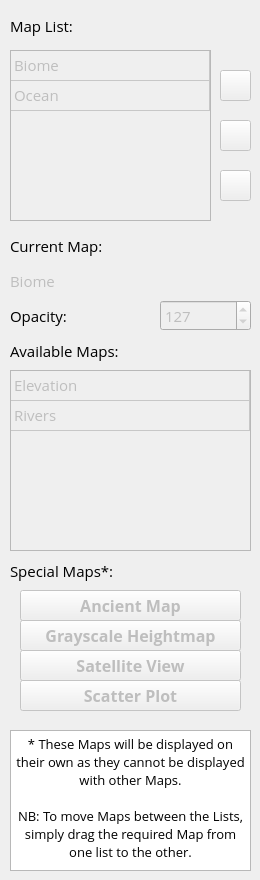
          <widget class="QWidget" name="tabWidgetPage1">
           <attribute name="title">
            <string>Maps</string>
           </attribute>
           <widget class="QPushButton" name="btnUp">
            <property name="enabled">
             <bool>false</bool>
            </property>
            <property name="geometry">
             <rect>
              <x>220</x>
              <y>70</y>
              <width>31</width>
              <height>31</height>
             </rect>
            </property>
            <property name="toolTip">
             <string>Move Map Up</string>
            </property>
            <property name="text">
             <string/>
            </property>
            <property name="icon">
             <iconset>
              <normaloff>Images/up.png</normaloff>Images/up.png</iconset>
            </property>
           </widget>
           <widget class="QTableWidget" name="tblAvailable">
            <property name="enabled">
             <bool>false</bool>
            </property>
            <property name="geometry">
             <rect>
              <x>10</x>
              <y>370</y>
              <width>241</width>
              <height>181</height>
             </rect>
            </property>
            <property name="font">
             <font>
              <family>Open Sans</family>
              <pointsize>11</pointsize>
              <weight>50</weight>
              <bold>false</bold>
             </font>
            </property>
            <property name="editTriggers">
             <set>QAbstractItemView::NoEditTriggers</set>
            </property>
            <property name="tabKeyNavigation">
             <bool>false</bool>
            </property>
            <property name="showDropIndicator" stdset="0">
             <bool>true</bool>
            </property>
            <property name="dragEnabled">
             <bool>true</bool>
            </property>
            <property name="dragDropOverwriteMode">
             <bool>false</bool>
            </property>
            <property name="dragDropMode">
             <enum>QAbstractItemView::DragDrop</enum>
            </property>
            <property name="defaultDropAction">
             <enum>Qt::MoveAction</enum>
            </property>
            <property name="alternatingRowColors">
             <bool>false</bool>
            </property>
            <property name="selectionMode">
             <enum>QAbstractItemView::SingleSelection</enum>
            </property>
            <property name="selectionBehavior">
             <enum>QAbstractItemView::SelectRows</enum>
            </property>
            <property name="iconSize">
             <size>
              <width>32</width>
              <height>32</height>
             </size>
            </property>
            <property name="cornerButtonEnabled">
             <bool>false</bool>
            </property>
            <property name="rowCount">
             <number>2</number>
            </property>
            <property name="columnCount">
             <number>1</number>
            </property>
            <attribute name="horizontalHeaderVisible">
             <bool>false</bool>
            </attribute>
            <attribute name="horizontalHeaderHighlightSections">
             <bool>false</bool>
            </attribute>
            <attribute name="horizontalHeaderStretchLastSection">
             <bool>true</bool>
            </attribute>
            <attribute name="verticalHeaderVisible">
             <bool>false</bool>
            </attribute>
            <attribute name="verticalHeaderHighlightSections">
             <bool>false</bool>
            </attribute>
            <row>
             <property name="text">
              <string>1</string>
             </property>
            </row>
            <row/>
            <column>
             <property name="text">
              <string>New Column</string>
             </property>
            </column>
            <item row="0" column="0">
             <property name="text">
              <string>Elevation</string>
             </property>
            </item>
            <item row="1" column="0">
             <property name="text">
              <string>Rivers</string>
             </property>
            </item>
           </widget>
           <widget class="QLabel" name="label_7">
            <property name="geometry">
             <rect>
              <x>10</x>
              <y>560</y>
              <width>131</width>
              <height>21</height>
             </rect>
            </property>
            <property name="font">
             <font>
              <family>Open Sans</family>
              <pointsize>11</pointsize>
              <weight>50</weight>
              <bold>false</bold>
             </font>
            </property>
            <property name="text">
             <string>Special Maps*:</string>
            </property>
           </widget>
           <widget class="QPushButton" name="btnGH">
            <property name="enabled">
             <bool>false</bool>
            </property>
            <property name="geometry">
             <rect>
              <x>20</x>
              <y>620</y>
              <width>221</width>
              <height>31</height>
             </rect>
            </property>
            <property name="font">
             <font>
              <family>Open Sans</family>
              <pointsize>12</pointsize>
              <weight>75</weight>
              <bold>true</bold>
             </font>
            </property>
            <property name="toolTip">
             <string>Display Grayscale Heightmap</string>
            </property>
            <property name="text">
             <string>Grayscale Heightmap</string>
            </property>
           </widget>
           <widget class="QLabel" name="label_5">
            <property name="geometry">
             <rect>
              <x>10</x>
              <y>300</y>
              <width>71</width>
              <height>31</height>
             </rect>
            </property>
            <property name="font">
             <font>
              <family>Open Sans</family>
              <pointsize>11</pointsize>
              <weight>50</weight>
              <bold>false</bold>
             </font>
            </property>
            <property name="text">
             <string>Opacity:</string>
            </property>
           </widget>
           <widget class="QSpinBox" name="spnOpacity">
            <property name="enabled">
             <bool>false</bool>
            </property>
            <property name="geometry">
             <rect>
              <x>160</x>
              <y>300</y>
              <width>91</width>
              <height>31</height>
             </rect>
            </property>
            <property name="font">
             <font>
              <family>Open Sans</family>
              <pointsize>11</pointsize>
              <weight>50</weight>
              <bold>false</bold>
             </font>
            </property>
            <property name="minimum">
             <number>1</number>
            </property>
            <property name="maximum">
             <number>255</number>
            </property>
            <property name="value">
             <number>127</number>
            </property>
           </widget>
           <widget class="QPushButton" name="btnSP">
            <property name="enabled">
             <bool>false</bool>
            </property>
            <property name="geometry">
             <rect>
              <x>20</x>
              <y>680</y>
              <width>221</width>
              <height>31</height>
             </rect>
            </property>
            <property name="font">
             <font>
              <family>Open Sans</family>
              <pointsize>12</pointsize>
              <weight>75</weight>
              <bold>true</bold>
             </font>
            </property>
            <property name="toolTip">
             <string>Display Scatter Plot</string>
            </property>
            <property name="text">
             <string>Scatter Plot</string>
            </property>
           </widget>
           <widget class="QTableWidget" name="tblMapList">
            <property name="enabled">
             <bool>false</bool>
            </property>
            <property name="geometry">
             <rect>
              <x>10</x>
              <y>50</y>
              <width>201</width>
              <height>171</height>
             </rect>
            </property>
            <property name="font">
             <font>
              <family>Open Sans</family>
              <pointsize>11</pointsize>
              <weight>50</weight>
              <bold>false</bold>
             </font>
            </property>
            <property name="editTriggers">
             <set>QAbstractItemView::NoEditTriggers</set>
            </property>
            <property name="tabKeyNavigation">
             <bool>false</bool>
            </property>
            <property name="showDropIndicator" stdset="0">
             <bool>true</bool>
            </property>
            <property name="dragEnabled">
             <bool>true</bool>
            </property>
            <property name="dragDropOverwriteMode">
             <bool>false</bool>
            </property>
            <property name="dragDropMode">
             <enum>QAbstractItemView::DragDrop</enum>
            </property>
            <property name="defaultDropAction">
             <enum>Qt::MoveAction</enum>
            </property>
            <property name="selectionMode">
             <enum>QAbstractItemView::SingleSelection</enum>
            </property>
            <property name="selectionBehavior">
             <enum>QAbstractItemView::SelectRows</enum>
            </property>
            <property name="iconSize">
             <size>
              <width>32</width>
              <height>32</height>
             </size>
            </property>
            <property name="wordWrap">
             <bool>false</bool>
            </property>
            <property name="cornerButtonEnabled">
             <bool>false</bool>
            </property>
            <attribute name="horizontalHeaderVisible">
             <bool>false</bool>
            </attribute>
            <attribute name="horizontalHeaderHighlightSections">
             <bool>false</bool>
            </attribute>
            <attribute name="horizontalHeaderStretchLastSection">
             <bool>true</bool>
            </attribute>
            <attribute name="verticalHeaderVisible">
             <bool>false</bool>
            </attribute>
            <attribute name="verticalHeaderHighlightSections">
             <bool>false</bool>
            </attribute>
            <row>
             <property name="text">
              <string>New Row</string>
             </property>
            </row>
            <row>
             <property name="text">
              <string>New Row</string>
             </property>
            </row>
            <column>
             <property name="text">
              <string>New Column</string>
             </property>
            </column>
            <item row="0" column="0">
             <property name="text">
              <string>Biome</string>
             </property>
            </item>
            <item row="1" column="0">
             <property name="text">
              <string>Ocean</string>
             </property>
            </item>
           </widget>
           <widget class="QLabel" name="label">
            <property name="geometry">
             <rect>
              <x>10</x>
              <y>10</y>
              <width>81</width>
              <height>31</height>
             </rect>
            </property>
            <property name="font">
             <font>
              <family>Open Sans</family>
              <pointsize>11</pointsize>
              <weight>50</weight>
              <bold>false</bold>
             </font>
            </property>
            <property name="text">
             <string>Map List:</string>
            </property>
           </widget>
           <widget class="QPushButton" name="btnSM">
            <property name="enabled">
             <bool>false</bool>
            </property>
            <property name="geometry">
             <rect>
              <x>20</x>
              <y>650</y>
              <width>221</width>
              <height>31</height>
             </rect>
            </property>
            <property name="font">
             <font>
              <family>Open Sans</family>
              <pointsize>12</pointsize>
              <weight>75</weight>
              <bold>true</bold>
             </font>
            </property>
            <property name="toolTip">
             <string>Display Satellitte View</string>
            </property>
            <property name="text">
             <string>Satellite View</string>
            </property>
           </widget>
           <widget class="QLabel" name="lblCurrentMap">
            <property name="enabled">
             <bool>false</bool>
            </property>
            <property name="geometry">
             <rect>
              <x>10</x>
              <y>270</y>
              <width>231</width>
              <height>21</height>
             </rect>
            </property>
            <property name="font">
             <font>
              <family>Open Sans</family>
              <pointsize>11</pointsize>
              <weight>50</weight>
              <bold>false</bold>
             </font>
            </property>
            <property name="text">
             <string>Biome</string>
            </property>
           </widget>
           <widget class="QPushButton" name="btnDown">
            <property name="enabled">
             <bool>false</bool>
            </property>
            <property name="geometry">
             <rect>
              <x>220</x>
              <y>170</y>
              <width>31</width>
              <height>31</height>
             </rect>
            </property>
            <property name="toolTip">
             <string>Move Map Down</string>
            </property>
            <property name="text">
             <string/>
            </property>
            <property name="icon">
             <iconset>
              <normaloff>Images/down.png</normaloff>Images/down.png</iconset>
            </property>
           </widget>
           <widget class="QTextBrowser" name="textBrowser_2">
            <property name="geometry">
             <rect>
              <x>10</x>
              <y>730</y>
              <width>241</width>
              <height>141</height>
             </rect>
            </property>
            <property name="font">
             <font>
              <family>Open Sans</family>
              <pointsize>10</pointsize>
             </font>
            </property>
            <property name="html">
             <string>&lt;!DOCTYPE HTML PUBLIC &quot;-//W3C//DTD HTML 4.0//EN&quot; &quot;http://www.w3.org/TR/REC-html40/strict.dtd&quot;&gt;
&lt;html&gt;&lt;head&gt;&lt;meta name=&quot;qrichtext&quot; content=&quot;1&quot; /&gt;&lt;style type=&quot;text/css&quot;&gt;
p, li { white-space: pre-wrap; }
&lt;/style&gt;&lt;/head&gt;&lt;body style=&quot; font-family:'Open Sans'; font-size:10pt; font-weight:600; font-style:normal;&quot;&gt;
&lt;p align=&quot;center&quot; style=&quot; margin-top:0px; margin-bottom:0px; margin-left:0px; margin-right:0px; -qt-block-indent:0; text-indent:0px;&quot;&gt;&lt;span style=&quot; font-weight:400;&quot;&gt;* These Maps will be displayed on their own as they cannot be displayed with other Maps.&lt;/span&gt;&lt;/p&gt;
&lt;p align=&quot;center&quot; style=&quot;-qt-paragraph-type:empty; margin-top:0px; margin-bottom:0px; margin-left:0px; margin-right:0px; -qt-block-indent:0; text-indent:0px; font-weight:400;&quot;&gt;&lt;br /&gt;&lt;/p&gt;
&lt;p align=&quot;center&quot; style=&quot; margin-top:0px; margin-bottom:0px; margin-left:0px; margin-right:0px; -qt-block-indent:0; text-indent:0px;&quot;&gt;&lt;span style=&quot; font-weight:400;&quot;&gt;NB: To move Maps between the Lists, simply drag the required Map from one list to the other.&lt;/span&gt;&lt;/p&gt;&lt;/body&gt;&lt;/html&gt;</string>
            </property>
            <property name="textInteractionFlags">
             <set>Qt::NoTextInteraction</set>
            </property>
           </widget>
           <widget class="QLabel" name="label_3">
            <property name="geometry">
             <rect>
              <x>10</x>
              <y>230</y>
              <width>111</width>
              <height>31</height>
             </rect>
            </property>
            <property name="font">
             <font>
              <family>Open Sans</family>
              <pointsize>11</pointsize>
              <weight>50</weight>
              <bold>false</bold>
             </font>
            </property>
            <property name="text">
             <string>Current Map:</string>
            </property>
           </widget>
           <widget class="QLabel" name="label_6">
            <property name="geometry">
             <rect>
              <x>10</x>
              <y>340</y>
              <width>141</width>
              <height>21</height>
             </rect>
            </property>
            <property name="font">
             <font>
              <family>Open Sans</family>
              <pointsize>11</pointsize>
              <weight>50</weight>
              <bold>false</bold>
             </font>
            </property>
            <property name="text">
             <string>Available Maps:</string>
            </property>
           </widget>
           <widget class="QPushButton" name="btnUpdate">
            <property name="enabled">
             <bool>false</bool>
            </property>
            <property name="geometry">
             <rect>
              <x>220</x>
              <y>120</y>
              <width>31</width>
              <height>31</height>
             </rect>
            </property>
            <property name="toolTip">
             <string>Update Map Display</string>
            </property>
            <property name="text">
             <string/>
            </property>
            <property name="icon">
             <iconset>
              <normaloff>Images/update.png</normaloff>Images/update.png</iconset>
            </property>
           </widget>
           <widget class="QPushButton" name="btnAW">
            <property name="enabled">
             <bool>false</bool>
            </property>
            <property name="geometry">
             <rect>
              <x>20</x>
              <y>590</y>
              <width>221</width>
              <height>31</height>
             </rect>
            </property>
            <property name="font">
             <font>
              <family>Open Sans</family>
              <pointsize>12</pointsize>
              <weight>75</weight>
              <bold>true</bold>
             </font>
            </property>
            <property name="toolTip">
             <string>Display Ancient Map</string>
            </property>
            <property name="text">
             <string>Ancient Map</string>
            </property>
           </widget>
          </widget>
